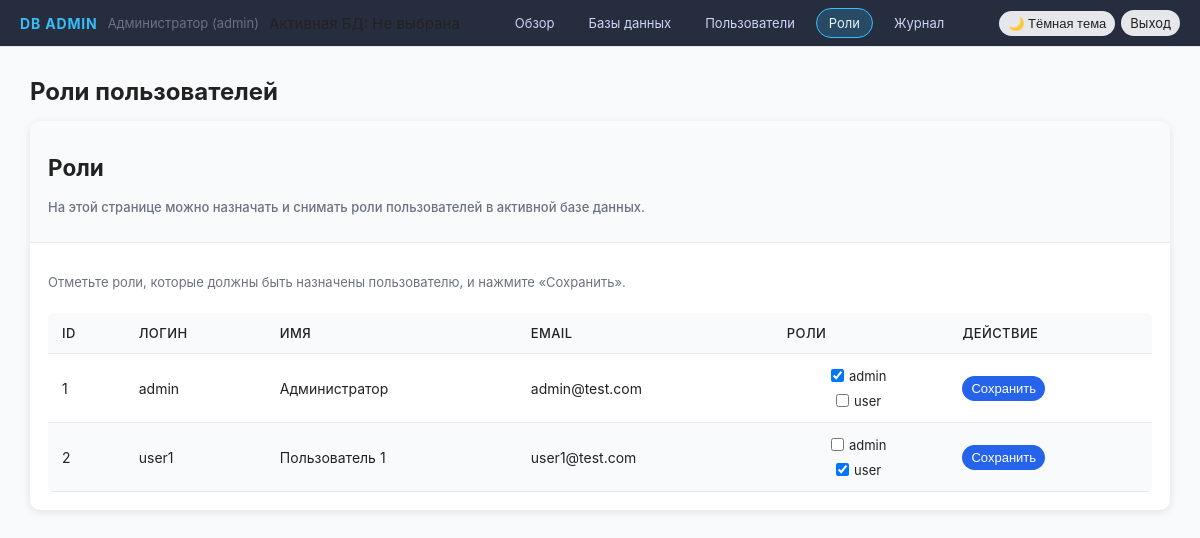
The page /user-roles (signed in) on the database its author committed.
### tables this page shows
CREATE TABLE users (
            id INTEGER PRIMARY KEY AUTOINCREMENT,
            username TEXT NOT NULL UNIQUE,
            password TEXT NOT NULL,
            name TEXT NOT NULL,
            email TEXT NOT NULL UNIQUE
        );

CREATE TABLE roles (
            id INTEGER PRIMARY KEY AUTOINCREMENT,
            name TEXT NOT NULL UNIQUE
        );

### app.py (the view, shortened to what this page needs)
@app.route("/user-roles", methods=["GET", "POST"])
@login_required
@role_required("admin")
def user_roles_manage():
    if request.method == "POST" and is_current_connection_read_only():
        flash("Для текущей базы данных разрешён только режим чтения", "error")
        return redirect(url_for("user_roles_manage"))
    con = get_db_connection()
    roles = con.execute("SELECT * FROM roles ORDER BY id").fetchall()
    users = con.execute("SELECT * FROM users ORDER BY id").fetchall()
    user_roles_map = {}
    for row in con.execute("SELECT user_id, role_id FROM user_roles").fetchall():
        user_roles_map.setdefault(row["user_id"], set()).add(row["role_id"])
    for u in users:
        user_roles_map.setdefault(u["id"], set())
    con.close()
    return render_template(
        "user_roles.html",
        users=users,
        roles=roles,
        user_roles_map=user_roles_map,
    )

### app.py (called while the page is built)
@app.context_processor
def inject_current_conn_name():
    return {'current_conn_name': get_current_connection_name()}

def get_admin_db_connection():
    con = sqlite3.connect(ADMIN_DB_PATH)
    con.execute("PRAGMA foreign_keys = ON")
    con.row_factory = sqlite3.Row
    return con

def get_current_db_path():
    connection_id = session.get("current_connection_id")
    if not connection_id:
        con = get_admin_db_connection()
        conn = con.execute("SELECT db_path FROM connections ORDER BY id LIMIT 1").fetchone()
        con.close()
        return conn["db_path"] if conn else DB_PATH
    con = get_admin_db_connection()
    conn = con.execute("SELECT db_path FROM connections WHERE id = ?", (connection_id,)).fetchone()
    con.close()
    return conn["db_path"] if conn else DB_PATH

def get_current_connection_name():
    connection_id = session.get("current_connection_id")
    if not connection_id:
        return "Не выбрана"
    con = get_admin_db_connection()
    conn = con.execute("SELECT name FROM connections WHERE id = ?", (connection_id,)).fetchone()
    con.close()
    return conn["name"] if conn else "Неизвестная"

def get_db_connection():
    current_path = get_current_db_path()
    con = sqlite3.connect(current_path)
    con.execute("PRAGMA foreign_keys = ON")
    con.row_factory = sqlite3.Row
    return con

def current_roles():
    return session.get("roles", [])

def login_required(func):
    @wraps(func)
    def wrapper(*args, **kwargs):
        if not session.get("admin_logged_in"):
            flash("Необходимо войти как администратор", "error")
            return redirect(url_for("login"))
        return func(*args, **kwargs)
    return wrapper

def role_required(*required_roles):
    def decorator(func):
        @wraps(func)
        def wrapper(*args, **kwargs):
            if not session.get("admin_logged_in"):
                flash("Необходимо войти как администратор", "error")
                return redirect(url_for("login"))
            roles = current_roles()
            if not any(r in roles for r in required_roles):
                flash("Недостаточно прав для выполнения действия", "error")
                return redirect(url_for("users_list"))
            return func(*args, **kwargs)
        return wrapper
    return decorator

### templates/user_roles.html (shortened to what this page needs)
{% extends "base.html" %}
{% block page_title %}Роли пользователей{% endblock %}
{% block content %}
<div class="card">
  <div class="card__header">
    <h2>Роли</h2>
    <p class="text-muted">На этой странице можно назначать и снимать роли пользователей в активной базе данных.</p>
  </div>
  <div class="card__body">
    <p class="text-muted">
      Отметьте роли, которые должны быть назначены пользователю, и нажмите «Сохранить».
    </p>
    <div class="table-wrapper">
      <table class="table">
        <thead>
          <tr>
            <th>ID</th>
            <th>Логин</th>
            <th>Имя</th>
            <th>Email</th>
            <th>Роли</th>
            <th>Действие</th>
          </tr>
        </thead>
        <tbody>
        {% for u in users %}
          <tr>
            <td>{{ u.id }}</td>
            <td>{{ u.username }}</td>
            <td>{{ u.name }}</td>
            <td>{{ u.email }}</td>
            <td>
              <form method="post" class="form form-inline">
                {% for r in roles %}
                  <label class="checkbox-label">
                    <input
                      type="checkbox"
                      name="roles"
                      value="{{ r.id }}"
                      {% if u.id in user_roles_map and r.id in user_roles_map[u.id] %}checked{% endif %}
                    >
                    {{ r.name }}
                  </label>
                {% endfor %}
            </td>
            <td>
                <button type="submit" class="btn btn-sm btn-primary">
                  Сохранить
                </button>
            </td>
          </tr>
        {% endfor %}
        </tbody>
      </table>
    </div>
  </div>
</div>
{% endblock %}

### templates/base.html (shortened to what this page needs)
<!doctype html>
<html lang="ru">
<head>
  <link rel="stylesheet" href="{{ url_for('static', filename='style.css') }}">
</head>
<body data-theme="light">
  <header class="topbar">
    <div class="topbar__left">
      <span class="topbar__logo">DB Admin</span>
      {% if session.admin_logged_in %}
        <span class="topbar__user">
          {{ session.admin_name }} ({{ session.admin_username }})
        </span>
        <span class="topbar__db">
        </span>
      {% endif %}
    </div>
    <nav class="topbar__nav">
      {% if session.admin_logged_in %}
        <a href="{{ url_for('dashboard') }}"
           class="topbar__link {% if request.endpoint == 'dashboard' %}topbar__link--active{% endif %}">
          Обзор
        </a>
        <a href="{{ url_for('databases_list') }}"
           class="topbar__link {% if request.endpoint == 'databases_list' %}topbar__link--active{% endif %}">
          Базы данных
        </a>
        <a href="{{ url_for('users_list') }}"
           class="topbar__link {% if request.endpoint == 'users_list' %}topbar__link--active{% endif %}">
          Пользователи
        </a>
        {% if 'admin' in session.roles %}
          <a href="{{ url_for('user_roles_manage') }}"
             class="topbar__link {% if request.endpoint == 'user_roles_manage' %}topbar__link--active{% endif %}">
            Роли
          </a>
          <a href="{{ url_for('audit_log_view') }}"
             class="topbar__link {% if request.endpoint == 'audit_log_view' %}topbar__link--active{% endif %}">
            Журнал
          </a>
        {% endif %}
      {% endif %}
    </nav>
    <div class="topbar__right">
      <button id="theme-toggle" class="btn btn-sm" type="button">
      </button>
      {% if session.admin_logged_in %}
        <a href="{{ url_for('logout') }}" class="btn btn-sm">Выход</a>
      {% else %}
        <a href="{{ url_for('login') }}" class="btn btn-sm">Вход</a>
      {% endif %}
    </div>
  </header>
  <main class="content content--wide">
    <header class="content__header">
      <h1 class="content__title">
        {% block page_title %}Панель администрирования{% endblock %}
      </h1>
    </header>
    <section class="content__body">
      {% block content %}{% endblock %}
    </section>
  </main>
</body>
</html>

### static/style.css (style rules this page uses)
:root { --bg-body: #f8fafc; --bg-sidebar: #242e42; --bg-sidebar-hover: #1d2636; --bg-card: #ffffff; --bg-card-header: #f9fafb; --bg-table-head: #f9fafb; --bg-table-body: #ffffff; --bg-table-row: #ffffff; --bg-table-row-alt: #f9fafb; --bg-table-row-hover: #f3f4f6; --text-main: #222222; --text-sidebar: #dde9f8; --text-muted: #6b7280; --border-soft: #e5e7eb; --input-border: #d1d5db; --btn-bg: #e5e7eb; --btn-bg-hover: #d1d5db; --btn-primary-bg: #2563eb; --btn-primary-bg-hover: #1d4ed8; --btn-danger-bg: #dc2626; --btn-danger-bg-hover: #b91c1c; --accent-blue: #2563eb; --accent-cyan: #22d3ee; --accent-red: #dc2626; --flash-success-bg: #e1f7e6; --flash-success-text: #216e39; --flash-error-bg: #fde2e1; --flash-error-text: #b00020; --flash-warning-bg: #fff4e5; --flash-warning-text: #8a6d3b; --flash-info-bg: #e5f3ff; --flash-info-text: #31708f; }
*, *::before, *::after { box-sizing: border-box; }
body { margin: 0; font-family: -apple-system, BlinkMacSystemFont, "Segoe UI", Roboto, Arial, sans-serif; font-size: 15px; background: var(--bg-body); color: var(--text-main); }
.topbar { position: sticky; top: 0; z-index: 20; display: flex; align-items: center; justify-content: space-between; padding: 8px 20px; background: rgba(15, 23, 42, 0.9); backdrop-filter: blur(10px); border-bottom: 1px solid var(--border-soft); }
.topbar__left { display: flex; align-items: center; gap: 10px; }
.topbar__logo { font-weight: 700; letter-spacing: 0.06em; text-transform: uppercase; font-size: 14px; color: #38bdf8; }
.topbar__user { font-size: 13px; color: var(--text-muted); }
.topbar__nav { display: flex; gap: 8px; justify-content: center; flex: 1; }
.topbar__link { padding: 6px 12px; border-radius: 999px; font-size: 13px; text-decoration: none; color: #cbd5f5; border: 1px solid transparent; transition: background 0.2s, color 0.2s, border-color 0.2s; }
.topbar__link--active { border-color: #38bdf8; background: rgba(56, 189, 248, 0.2); color: #e5f2ff; }
.topbar__right { display: flex; align-items: center; gap: 6px; flex-wrap: wrap; }
.content { padding: 20px 30px; }
.content--wide { max-width: 1200px; margin: 0 auto; }
.content__header { margin-bottom: 10px; display: flex; align-items: center; justify-content: space-between; flex-wrap: wrap; gap: 10px; }
.content__title { margin: 10px 0 5px; font-size: 24px; }
.card { background: var(--bg-card); border-radius: 10px; box-shadow: 0 2px 8px rgba(0, 0, 0, 0.1); overflow: hidden; }
.card__header { padding: 14px 18px; border-bottom: 1px solid var(--border-soft); font-weight: 500; background: var(--bg-card-header); }
.card__body { padding: 18px; }
.form { display: flex; flex-direction: column; gap: 10px; }
.form-inline { display: flex; flex-wrap: wrap; gap: 6px; align-items: center; }
.checkbox-label { font-size: 13px; margin-right: 8px; display: inline-flex; align-items: center; gap: 2px; }
.btn { display: inline-block; padding: 8px 14px; border-radius: 999px; border: 1px solid transparent; cursor: pointer; font-size: 14px; text-decoration: none; color: var(--text-main); background: var(--btn-bg); transition: background 0.2s, color 0.2s, box-shadow 0.2s, transform 0.1s; }
.btn-primary { background: var(--accent-blue); color: #ffffff; }
.btn-sm { padding: 4px 8px; font-size: 13px; }
.table-wrapper { overflow-x: auto; }
.table { width: 100%; border-collapse: collapse; margin-top: 10px; font-size: 14px; background: var(--bg-table-body); border-radius: 6px; overflow: hidden; }
.table thead { background: var(--bg-table-head); }
.table tbody tr:nth-child(odd) { background: var(--bg-table-row); }
.table tbody tr:nth-child(even) { background: var(--bg-table-row-alt); }
.table th { font-weight: 500; font-size: 13px; text-transform: uppercase; letter-spacing: 0.03em; }
.table th, .table td { padding: 12px 14px; border-bottom: 1px solid var(--border-soft); text-align: left; }
.text-muted { font-size: 13px; color: var(--text-muted); }

### rows shown on the page
users: admin_name "Администратор", id "1", username "admin", name "Администратор", email "admin@test.com"
roles: roles "☑", name "admin"
roles: name "user", roles "☑"
users: id "2", username "user1", name "Пользователь 1", email "user1@test.com"

### other values the page prints
{{ session.admin_username }} "admin"
